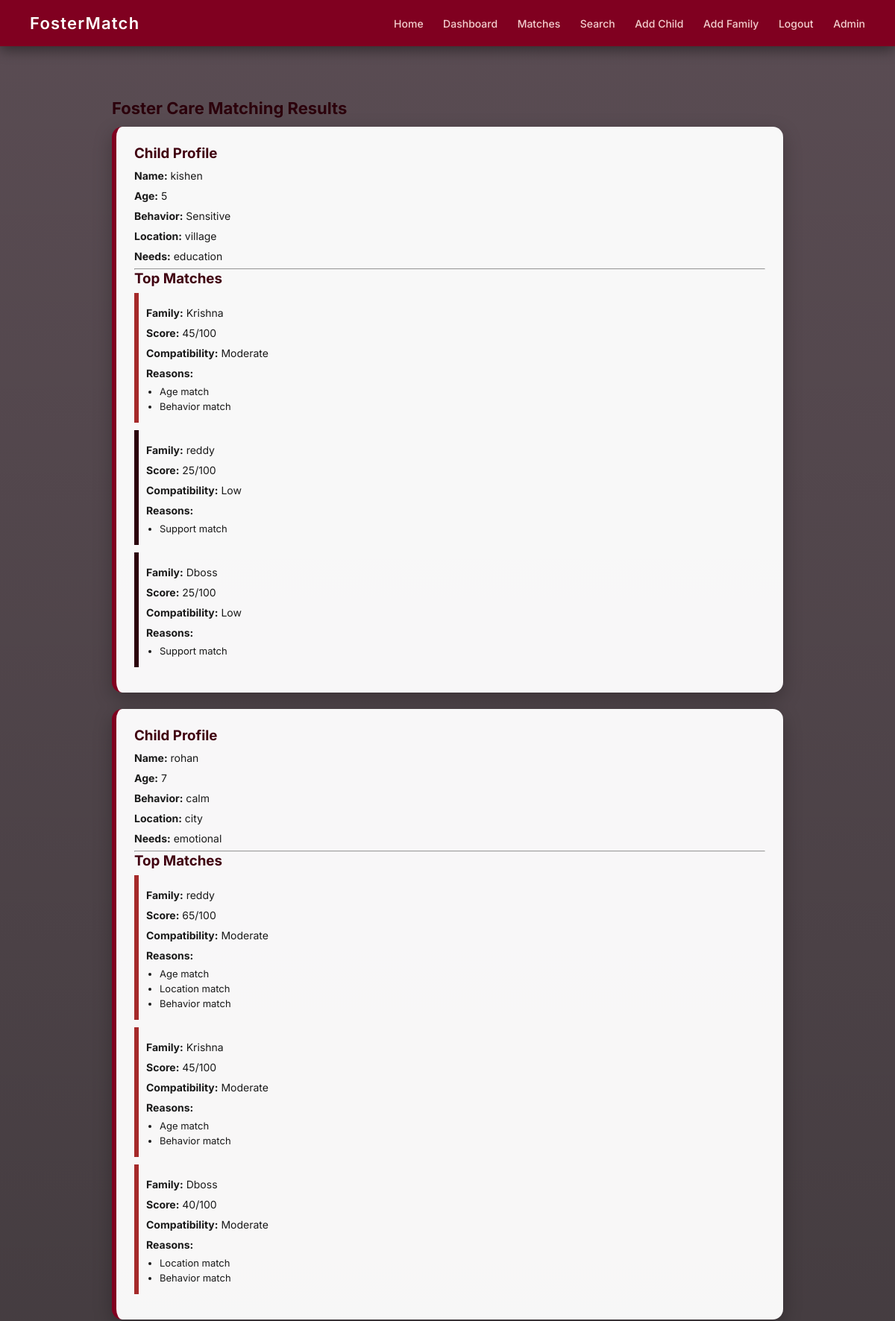
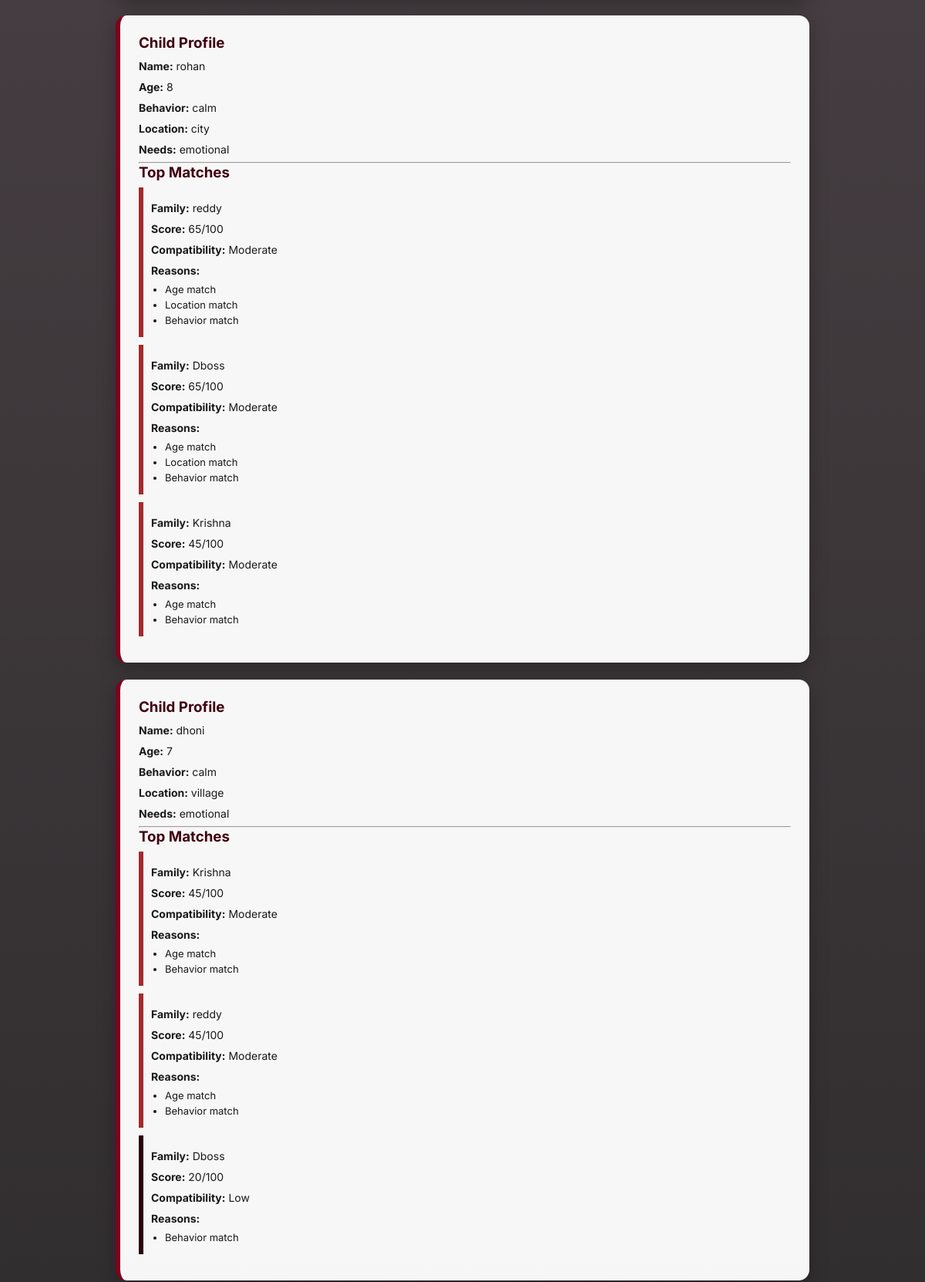
Screenshot of /matches (signed in, upper part) with the database file from the repository (2 pictures, top to bottom).
### tables this page shows
CREATE TABLE child(
                    id INTEGER PRIMARY KEY AUTOINCREMENT,
                    name TEXT,
                    age INTEGER,
                    gender TEXT,
                    behavior TEXT
                , location_type TEXT, needs TEXT);

CREATE TABLE family(
                    id INTEGER PRIMARY KEY AUTOINCREMENT,
                    name TEXT,
                    language TEXT,
                    environment TEXT,
                    parenting TEXT,
                    special_support TEXT
                , min_age INTEGER, max_age INTEGER, location_type TEXT, preferred_behavior TEXT, support_type TEXT, capacity INTEGER);

### app.py (the view)
@app.route('/matches')
def matches():
    if not session.get('user'):
        return redirect('/user_login')
    children, families = get_all_data()
    results = []
    for child in children:
        results.append({
            "child": child,
            "matches": find_matches(child, families)
        })
    return render_template("matches.html", results=results)

### app.py (called while the page is built)
def safe_int(value, default=0):
    try:
        return int(value)
    except:
        return default

def get_all_data():
    conn = sqlite3.connect("database.db")
    conn.row_factory = sqlite3.Row
    c = conn.cursor()
    c.execute("SELECT * FROM child")
    children = [dict(row) for row in c.fetchall()]
    c.execute("SELECT * FROM family")
    families = [dict(row) for row in c.fetchall()]
    conn.close()
    return children, families

def get_label(score):
    if score >= 70:
        return "Highly Compatible"
    elif score >= 40:
        return "Moderate"
    else:
        return "Low"

def find_matches(child, families):
    results = []
    for family in families:
        score, reasons = match_with_reason(child, family)
        results.append({
            "family": family.get('name') or "Unknown",
            "score": score,
            "label": get_label(score),
            "reasons": reasons
        })
    return sorted(results, key=lambda x: x['score'], reverse=True)[:3]

### templates/matches.html
{% extends "base.html" %}
{% block content %}
<div class="container">
    <h2>Foster Care Matching Results</h2>
    {% for r in results %}
    <div class="card">
        <h3>Child Profile</h3>
        <p><strong>Name:</strong> {{ r.child.name }}</p>
        <p><strong>Age:</strong> {{ r.child.age }}</p>
        <p><strong>Behavior:</strong> {{ r.child.behavior }}</p>
        <p><strong>Location:</strong> {{ r.child.location_type }}</p>
        <p><strong>Needs:</strong> {{ r.child.needs }}</p>
        <hr>
        <h3>Top Matches</h3>
        {% for m in r.matches %}
        <div class="match
            {% if m.score >= 70 %}high
            {% elif m.score >= 40 %}medium
            {% else %}low
            {% endif %}
        " style="padding:10px; margin-bottom:10px;">
            <p><strong>Family:</strong> {{ m.family }}</p>
            <p><strong>Score:</strong> {{ m.score }}/100</p>
            <p><strong>Compatibility:</strong> {{ m.label }}</p>
            <p><strong>Reasons:</strong></p>
            <ul>
                {% for reason in m.reasons %}
                <li>{{ reason }}</li>
                {% endfor %}
            </ul>
        </div>
        {% endfor %}
    </div>
    {% endfor %}
</div>
{% endblock %}

### static/style.css (style rules this page uses)
* { margin: 0; padding: 0; box-sizing: border-box; }
body { font-family: 'Inter', sans-serif; color: #1a1a1a; background: linear-gradient(rgba(20,0,10,0.7), rgba(0,0,0,0.85)), url("https://images.unsplash.com/photo-1503454537195-1dcabb73ffb9") no-repeat center center fixed; background-size: cover; }
.container { max-width: 1000px; margin: auto; padding: 35px 25px; }
.card { background: rgba(255, 255, 255, 0.96); padding: 24px; margin-bottom: 22px; border-radius: 14px; border-left: 6px solid #800020; box-shadow: 0 8px 24px rgba(0, 0, 0, 0.25); transition: all 0.25s ease; }
.match { border-left: 6px solid #800020; }
.medium { border-left-color: #a52a2a; }
.low { border-left-color: #2b000b; }
h2 { color: #2b000b; margin-bottom: 12px; font-size: 22px; }
h3 { color: #400010; margin-bottom: 8px; }
p { margin: 6px 0; font-size: 14px; line-height: 1.5; }
ul { padding-left: 18px; margin-top: 6px; }
li { font-size: 13px; margin-bottom: 4px; }

### rows the page displays
child: child.name "kishen", child.age "5", child.behavior "Sensitive", child.location_type "village", child.needs "education"
family: family "Krishna", score "45", label "Moderate", reasons "Age match" "Behavior match" "Age match" "Behavior match" "Age match" "Behavior match" "Age match" "Behavior match"
family: family "reddy", score "25", label "Low", reasons "Support match" "Age match" "Location match" "Behavior match" "Age match" "Location match" "Behavior match" "Age match" "Behavior match", score "65", label "Moderate", score "45"
family: family "Dboss", score "25", label "Low", reasons "Support match" "Location match" "Behavior match" "Age match" "Location match" "Behavior match" "Behavior match", score "40", label "Moderate", score "65", score "20"
child: child.name "rohan", child.age "7", child.behavior "calm", child.location_type "city", child.needs "emotional"
child: child.name "rohan", child.age "8", child.behavior "calm", child.location_type "city", child.needs "emotional"
child: child.name "dhoni", child.age "7", child.behavior "calm", child.location_type "village", child.needs "emotional"
